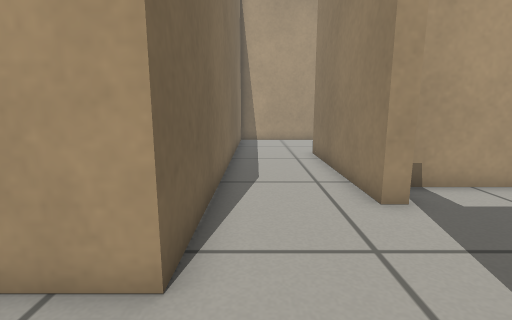
[1] (above)

17 first-person views from a walk through a Gazebo world. The camera is 0.5 m above the floor, tilts 10° down and sees 85° across. The floor is counted in squares, 0.25 m on a side. Each view is taken from the middle of a square. On the plan, view 1 faces up. The plan holds only what a view shows up to about 16 squares ahead; the rest is blank.

[2]
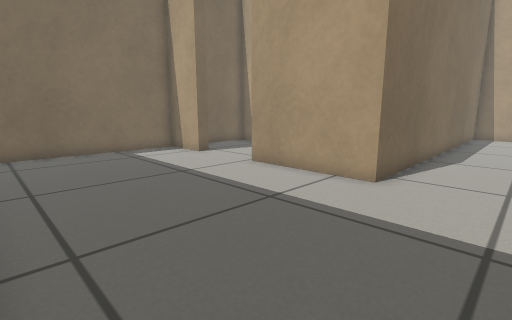

[3]
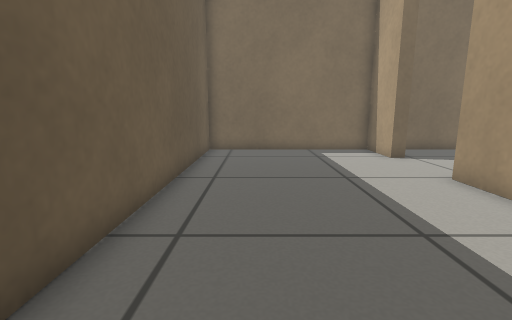

[4]
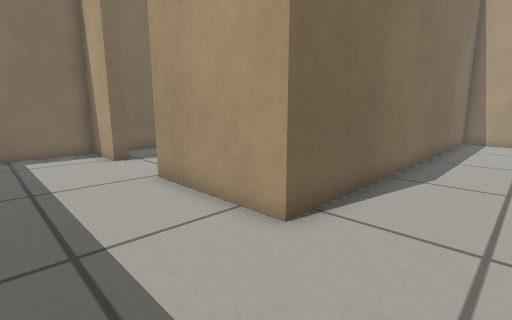

[5]
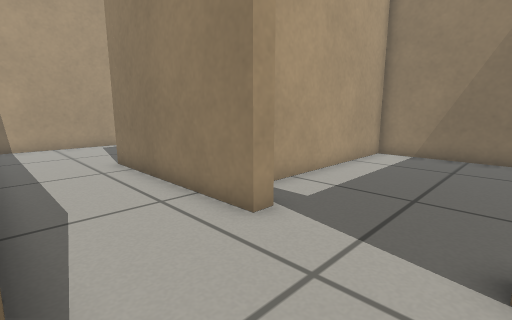

[6]
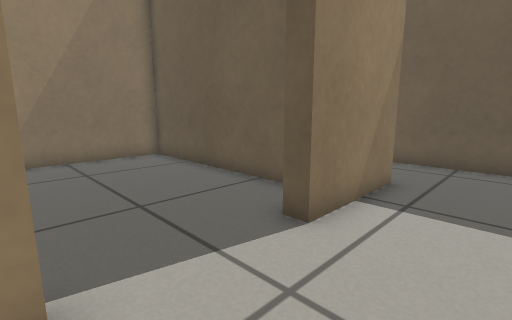

[7]
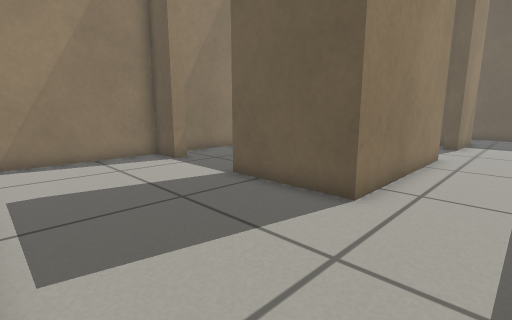

[8]
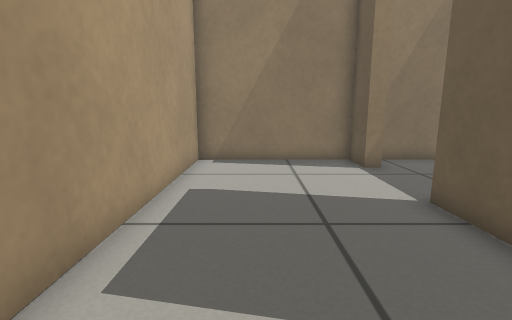

[9]
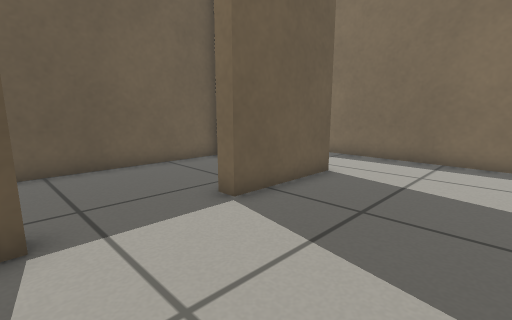

[10]
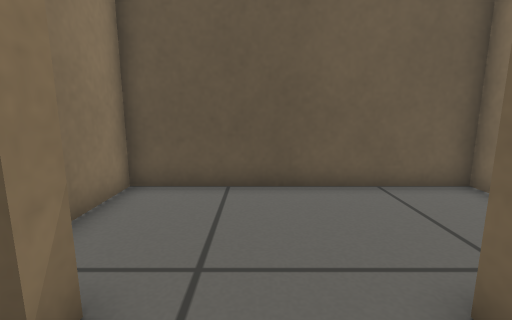

[11]
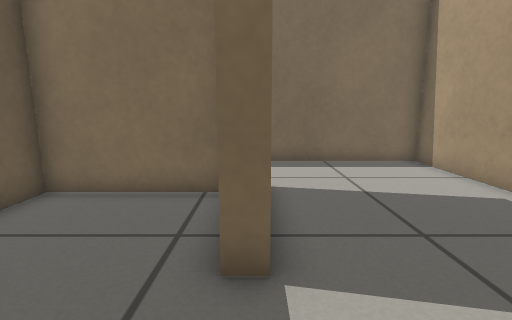

[12]
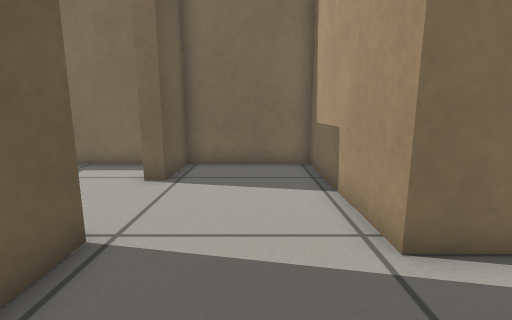

[13]
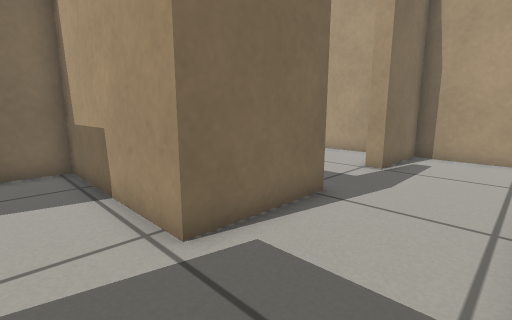

[14]
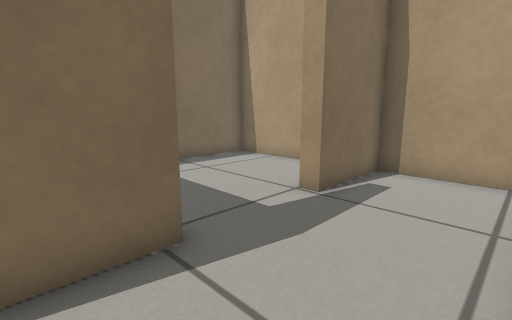

[15]
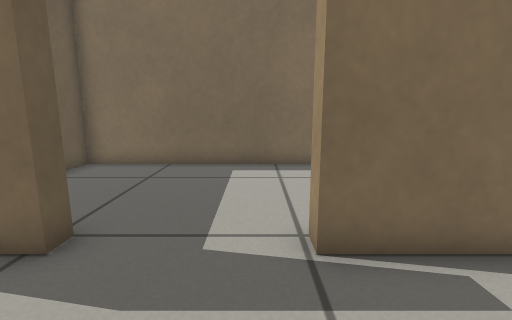

[16]
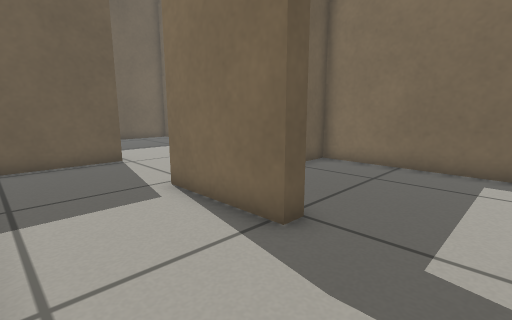

[17]
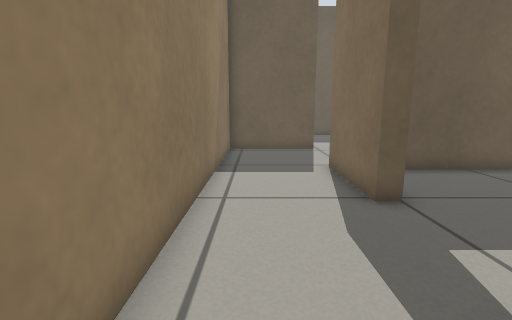

### Floor plan
Points are (right, up) in squares from view 1. A wall is a line through its corners. A room is listed if a view was taken in it or the views show most of it. See-through windows are left out.
Room 1 (views 1, 2, 3, 4, 5)
walls: (-1, 2.8) (-6.1, 2.8); (-9.8, 3.4) (-9.8, 2.8) (-12.4, 2.8) (-12.4, -5.4) (2.4, -5.4); (2.7, -2.1) (2.7, 2)
ways out: opening at (1, 2.3) to room 2; opening at (-8, 3) to room 7; opening at (3, -4)
Room 2 (views 6, 7, 8, 9, 10)
walls: (10.7, 13.2) (12.4, 13.2) (12.4, 19.4) (-1, 19.4) (-1, 2.8); (3.4, 5.8) (2.7, 5.8) (2.7, 13.2) (6.9, 13.2); (2.7, 2) (3.4, 2)
ways out: opening at (1, 2.3) to room 1; opening at (8.5, 13) to room 3; opening at (3, 3.5) to room 6
Room 3 (view 11)
walls: (6.9, 13.2) (6.9, 12.5); (10.7, 12.5) (10.7, 13.2); (3.3, 12.1) (3.3, 7.8) (12.4, 7.8) (12.4, 11.9)
ways out: opening at (8.5, 13) to room 2
Room 4 (views 12, 13, 14, 15, 16, 17)
walls: (-6.2, 12.1) (-5.6, 12.1) (-5.6, 8.1) (-6.6, 8.1); (-6.1, 3.4) (-1.6, 3.4) (-1.6, 16.8); (-2.3, 19.4) (-5.6, 19.4) (-5.6, 15.9) (-6.2, 15.9)
ways out: opening at (-6, 14) to room 5; opening at (-6, 5.5) to room 7
Room 5 (no view inside)
walls: (-7.6, 19.4) (-12.4, 19.4) (-12.4, 8.7) (-8, 8.7)
ways out: opening at (-6, 14) to room 4
Room 6 (no view inside)
walls: (3.6, 0.1) (12.4, 0.1) (12.4, 7.2) (4, 7.2)
ways out: opening at (3, 3.5) to room 2
Room 7 (no view inside)
walls: (-6.6, 8.1) (-12.4, 8.1) (-12.4, 3.4) (-9.8, 3.4)
ways out: opening at (-8, 3) to room 1; opening at (-6, 5.5) to room 4

Where each view was taken, in squares from view 1:
view 1: 0 up, 0 right, facing up
view 2: 5 down, 2 right, facing up-left
view 3: 3 down, 2 right, facing left
view 4: 1 down, 2 right, facing up-left
view 5: 2 up, 1 left, facing up-right
view 6: 6 up, 0 right, facing down-right
view 7: 19 up, 0 right, facing down-right
view 8: 17 up, 1 right, facing right
view 9: 18 up, 11 right, facing down-left
view 10: 15 up, 9 right, facing down
view 11: 13 up, 10 right, facing left
view 12: 6 up, 2 left, facing left
view 13: 6 up, 2 left, facing up-left
view 14: 10 up, 2 left, facing up-left
view 15: 15 up, 2 left, facing left
view 16: 15 up, 2 left, facing down-left
view 17: 18 up, 3 left, facing down
